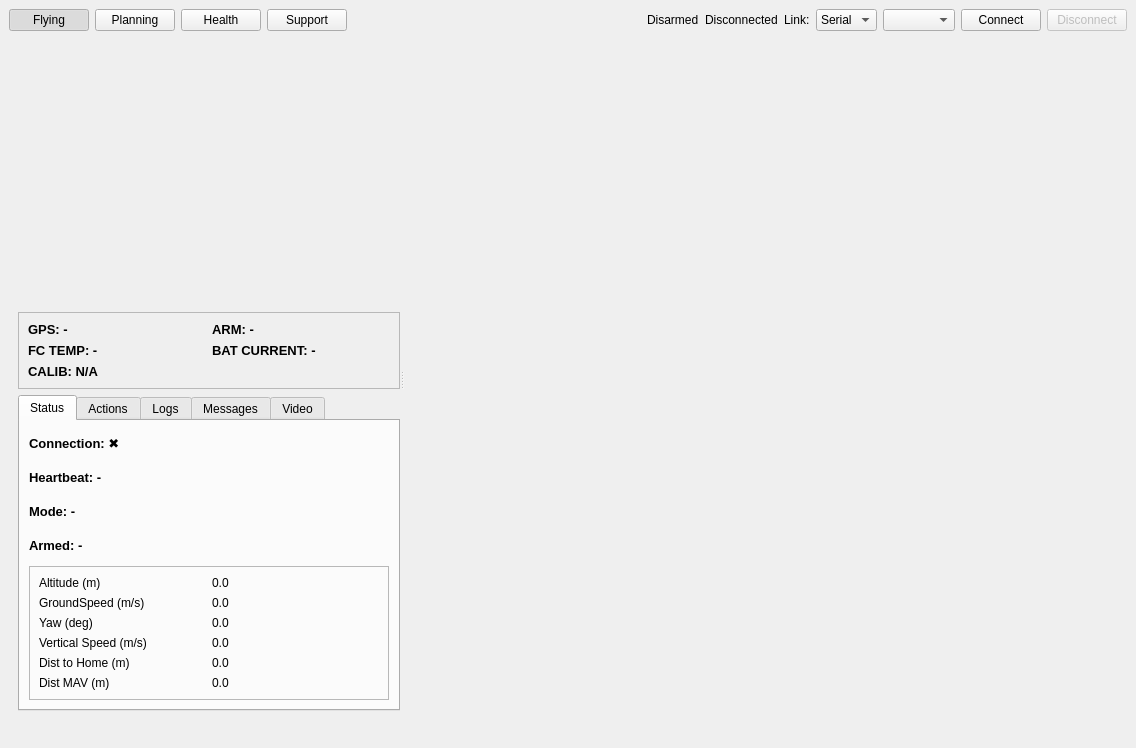
<?xml version="1.0" encoding="UTF-8"?>
<ui version="4.0">
 <class>MainWindow</class>
 <widget class="QMainWindow" name="MainWindow">
  <property name="geometry">
   <rect>
    <x>0</x>
    <y>0</y>
    <width>1136</width>
    <height>741</height>
   </rect>
  </property>
  <property name="windowTitle">
   <string>Linker</string>
  </property>
  <widget class="QWidget" name="centralwidget">
   <layout class="QVBoxLayout" name="verticalLayout_root">
    <item>
     <layout class="QHBoxLayout" name="horizontalLayout_top">
      <property name="contentsMargins" stdset="0">
       <rect>
        <x>6</x>
        <y>4</y>
        <width>6</width>
        <height>4</height>
       </rect>
      </property>
      <item>
       <widget class="QPushButton" name="btn_flying">
        <property name="text">
         <string>Flying</string>
        </property>
        <property name="checkable">
         <bool>true</bool>
        </property>
        <property name="checked">
         <bool>true</bool>
        </property>
       </widget>
      </item>
      <item>
       <widget class="QPushButton" name="btn_planning">
        <property name="text">
         <string>Planning</string>
        </property>
        <property name="checkable">
         <bool>true</bool>
        </property>
       </widget>
      </item>
      <item>
       <widget class="QPushButton" name="btn_health">
        <property name="text">
         <string>Health</string>
        </property>
        <property name="checkable">
         <bool>true</bool>
        </property>
       </widget>
      </item>
      <item>
       <widget class="QPushButton" name="btn_support">
        <property name="text">
         <string>Support</string>
        </property>
        <property name="checkable">
         <bool>true</bool>
        </property>
       </widget>
      </item>
      <item>
       <spacer name="horizontalSpacer_top">
        <property name="orientation">
         <enum>Qt::Horizontal</enum>
        </property>
        <property name="sizeType">
         <enum>QSizePolicy::Expanding</enum>
        </property>
        <property name="sizeHint" stdset="0">
         <size>
          <width>0</width>
          <height>0</height>
         </size>
        </property>
       </spacer>
      </item>
      <item>
       <widget class="QLabel" name="lbl_armed_state">
        <property name="text">
         <string>Disarmed</string>
        </property>
       </widget>
      </item>
      <item>
       <widget class="QLabel" name="lbl_link_state">
        <property name="text">
         <string>Disconnected</string>
        </property>
       </widget>
      </item>
      <item>
       <widget class="QLabel" name="lbl_link_label">
        <property name="text">
         <string>Link:</string>
        </property>
       </widget>
      </item>
      <item>
       <widget class="QComboBox" name="cmb_link_type">
        <item>
         <property name="text">
          <string>Serial</string>
         </property>
        </item>
        <item>
         <property name="text">
          <string>UDP</string>
         </property>
        </item>
       </widget>
      </item>
      <item>
       <widget class="QComboBox" name="cmb_port"/>
      </item>
      <item>
       <widget class="QPushButton" name="btn_connect">
        <property name="text">
         <string>Connect</string>
        </property>
       </widget>
      </item>
      <item>
       <widget class="QPushButton" name="btn_disconnect">
        <property name="enabled">
         <bool>false</bool>
        </property>
        <property name="text">
         <string>Disconnect</string>
        </property>
       </widget>
      </item>
     </layout>
    </item>
    <item>
     <widget class="QStackedWidget" name="main_stack">
      <widget class="QWidget" name="page_flying">
       <layout class="QVBoxLayout" name="verticalLayout_flying">
        <property name="contentsMargins" stdset="0">
         <rect>
          <x>0</x>
          <y>0</y>
          <width>0</width>
          <height>0</height>
         </rect>
        </property>
        <item>
         <widget class="QSplitter" name="splitter_flying">
          <property name="orientation">
           <enum>Qt::Horizontal</enum>
          </property>
          <widget class="QWidget" name="fly_left">
           <layout class="QVBoxLayout" name="verticalLayout_fly_left">
            <property name="contentsMargins" stdset="0">
             <rect>
              <x>6</x>
              <y>6</y>
              <width>6</width>
              <height>6</height>
             </rect>
            </property>
            <item>
             <widget class="QWidget" name="ahrs" native="true">
              <property name="minimumSize">
               <size>
                <width>260</width>
                <height>260</height>
               </size>
              </property>
             </widget>
            </item>
            <item>
             <widget class="QFrame" name="hud_panel">
              <property name="frameShape">
               <enum>QFrame::StyledPanel</enum>
              </property>
              <layout class="QGridLayout" name="gridLayout_hud">
               <item row="0" column="0">
                <widget class="QLabel" name="lbl_hud_gps">
                 <property name="text">
                  <string>&lt;html&gt;&lt;head/&gt;&lt;body&gt;&lt;p&gt;&lt;span style=&quot; font-size:10pt; font-weight:600;&quot;&gt;GPS: -&lt;/span&gt;&lt;/p&gt;&lt;/body&gt;&lt;/html&gt;</string>
                 </property>
                </widget>
               </item>
               <item row="0" column="1">
                <widget class="QLabel" name="lbl_hud_arm">
                 <property name="text">
                  <string>&lt;html&gt;&lt;head/&gt;&lt;body&gt;&lt;p&gt;&lt;span style=&quot; font-size:10pt; font-weight:600;&quot;&gt;ARM: -&lt;/span&gt;&lt;/p&gt;&lt;/body&gt;&lt;/html&gt;</string>
                 </property>
                </widget>
               </item>
               <item row="1" column="0">
                <widget class="QLabel" name="lbl_hud_temp">
                 <property name="text">
                  <string>&lt;html&gt;&lt;head/&gt;&lt;body&gt;&lt;p&gt;&lt;span style=&quot; font-size:10pt; font-weight:600;&quot;&gt;FC TEMP: -&lt;/span&gt;&lt;/p&gt;&lt;/body&gt;&lt;/html&gt;</string>
                 </property>
                </widget>
               </item>
               <item row="1" column="1">
                <widget class="QLabel" name="lbl_hud_batt">
                 <property name="text">
                  <string>&lt;html&gt;&lt;head/&gt;&lt;body&gt;&lt;p&gt;&lt;span style=&quot; font-size:10pt; font-weight:600;&quot;&gt;BAT CURRENT: -&lt;/span&gt;&lt;/p&gt;&lt;/body&gt;&lt;/html&gt;</string>
                 </property>
                </widget>
               </item>
               <item row="2" column="0" colspan="2">
                <widget class="QLabel" name="lbl_hud_calib">
                 <property name="text">
                  <string>&lt;html&gt;&lt;head/&gt;&lt;body&gt;&lt;p&gt;&lt;span style=&quot; font-size:10pt; font-weight:600;&quot;&gt;CALIB: N/A&lt;/span&gt;&lt;/p&gt;&lt;/body&gt;&lt;/html&gt;</string>
                 </property>
                </widget>
               </item>
              </layout>
             </widget>
            </item>
            <item>
             <widget class="QTabWidget" name="fly_tabs">
              <property name="currentIndex">
               <number>0</number>
              </property>
              <widget class="QWidget" name="tab_status">
               <attribute name="title">
                <string>Status</string>
               </attribute>
               <layout class="QVBoxLayout" name="verticalLayout_status">
                <item>
                 <widget class="QLabel" name="lbl_connection">
                  <property name="text">
                   <string>&lt;html&gt;&lt;head/&gt;&lt;body&gt;&lt;p&gt;&lt;span style=&quot; font-size:10pt; font-weight:600;&quot;&gt;Connection: ✖&lt;/span&gt;&lt;/p&gt;&lt;/body&gt;&lt;/html&gt;</string>
                  </property>
                 </widget>
                </item>
                <item>
                 <widget class="QLabel" name="lbl_heartbeat">
                  <property name="text">
                   <string>&lt;html&gt;&lt;head/&gt;&lt;body&gt;&lt;p&gt;&lt;span style=&quot; font-size:10pt; font-weight:600;&quot;&gt;Heartbeat: -&lt;/span&gt;&lt;/p&gt;&lt;/body&gt;&lt;/html&gt;</string>
                  </property>
                 </widget>
                </item>
                <item>
                 <widget class="QLabel" name="lbl_mode">
                  <property name="text">
                   <string>&lt;html&gt;&lt;head/&gt;&lt;body&gt;&lt;p&gt;&lt;span style=&quot; font-size:10pt; font-weight:600;&quot;&gt;Mode: -&lt;/span&gt;&lt;/p&gt;&lt;/body&gt;&lt;/html&gt;</string>
                  </property>
                 </widget>
                </item>
                <item>
                 <widget class="QLabel" name="lbl_armed">
                  <property name="text">
                   <string>&lt;html&gt;&lt;head/&gt;&lt;body&gt;&lt;p&gt;&lt;span style=&quot; font-size:10pt; font-weight:600;&quot;&gt;Armed: -&lt;/span&gt;&lt;/p&gt;&lt;/body&gt;&lt;/html&gt;</string>
                  </property>
                 </widget>
                </item>
                <item>
                 <widget class="QFrame" name="sensor_panel">
                  <property name="frameShape">
                   <enum>QFrame::StyledPanel</enum>
                  </property>
                  <layout class="QGridLayout" name="gridLayout_sensor">
                   <item row="0" column="0">
                    <widget class="QLabel" name="lbl_alt_title">
                     <property name="text">
                      <string>Altitude (m)</string>
                     </property>
                    </widget>
                   </item>
                   <item row="0" column="1">
                    <widget class="QLabel" name="alt_value">
                     <property name="text">
                      <string>0.0</string>
                     </property>
                    </widget>
                   </item>
                   <item row="1" column="0">
                    <widget class="QLabel" name="lbl_gs_title">
                     <property name="text">
                      <string>GroundSpeed (m/s)</string>
                     </property>
                    </widget>
                   </item>
                   <item row="1" column="1">
                    <widget class="QLabel" name="gs_value">
                     <property name="text">
                      <string>0.0</string>
                     </property>
                    </widget>
                   </item>
                   <item row="2" column="0">
                    <widget class="QLabel" name="lbl_yaw_title">
                     <property name="text">
                      <string>Yaw (deg)</string>
                     </property>
                    </widget>
                   </item>
                   <item row="2" column="1">
                    <widget class="QLabel" name="yaw_value">
                     <property name="text">
                      <string>0.0</string>
                     </property>
                    </widget>
                   </item>
                   <item row="3" column="0">
                    <widget class="QLabel" name="lbl_vs_title">
                     <property name="text">
                      <string>Vertical Speed (m/s)</string>
                     </property>
                    </widget>
                   </item>
                   <item row="3" column="1">
                    <widget class="QLabel" name="vs_value">
                     <property name="text">
                      <string>0.0</string>
                     </property>
                    </widget>
                   </item>
                   <item row="4" column="0">
                    <widget class="QLabel" name="lbl_dhome_title">
                     <property name="text">
                      <string>Dist to Home (m)</string>
                     </property>
                    </widget>
                   </item>
                   <item row="4" column="1">
                    <widget class="QLabel" name="dhome_value">
                     <property name="text">
                      <string>0.0</string>
                     </property>
                    </widget>
                   </item>
                   <item row="5" column="0">
                    <widget class="QLabel" name="lbl_dmav_title">
                     <property name="text">
                      <string>Dist MAV (m)</string>
                     </property>
                    </widget>
                   </item>
                   <item row="5" column="1">
                    <widget class="QLabel" name="dmav_value">
                     <property name="text">
                      <string>0.0</string>
                     </property>
                    </widget>
                   </item>
                  </layout>
                 </widget>
                </item>
               </layout>
              </widget>
              <widget class="QWidget" name="tab_actions">
               <attribute name="title">
                <string>Actions</string>
               </attribute>
               <layout class="QGridLayout" name="gridLayout_actions">
                <property name="contentsMargins" stdset="0">
                 <rect>
                  <x>12</x>
                  <y>20</y>
                  <width>12</width>
                  <height>20</height>
                 </rect>
                </property>
                <item row="0" column="0" colspan="2">
                 <widget class="QPushButton" name="btn_prearm_check">
                  <property name="text">
                   <string>PreArm Check</string>
                  </property>
                 </widget>
                </item>
                <item row="1" column="0" colspan="2">
                 <widget class="QPushButton" name="btn_airspd">
                  <property name="text">
                   <string>Airspeed Calibration</string>
                  </property>
                 </widget>
                </item>
                <item row="2" column="0" colspan="2">
                 <widget class="QPushButton" name="btn_arm_cmd">
                  <property name="text">
                   <string>ARM / Disarm</string>
                  </property>
                 </widget>
                </item>
                <item row="3" column="0">
                 <widget class="QPushButton" name="btn_takeoff">
                  <property name="text">
                   <string>Takeoff</string>
                  </property>
                 </widget>
                </item>
                <item row="3" column="1">
                 <widget class="QPushButton" name="btn_land">
                  <property name="text">
                   <string>Land</string>
                  </property>
                 </widget>
                </item>
                <item row="4" column="0">
                 <widget class="QPushButton" name="btn_rtl">
                  <property name="text">
                   <string>RTL</string>
                  </property>
                 </widget>
                </item>
                <item row="4" column="1">
                 <widget class="QPushButton" name="btn_mission_start">
                  <property name="text">
                   <string>Mission Start</string>
                  </property>
                 </widget>
                </item>
               </layout>
              </widget>
              <widget class="QWidget" name="tab_logs">
               <attribute name="title">
                <string>Logs</string>
               </attribute>
               <layout class="QVBoxLayout" name="verticalLayout_logs">
                <item>
                 <widget class="QTextEdit" name="txt_logs">
                  <property name="readOnly">
                   <bool>true</bool>
                  </property>
                 </widget>
                </item>
               </layout>
              </widget>
              <widget class="QWidget" name="tab_msgs">
               <attribute name="title">
                <string>Messages</string>
               </attribute>
               <layout class="QVBoxLayout" name="verticalLayout_msgs">
                <item>
                 <widget class="QTextEdit" name="txt_msgs">
                  <property name="readOnly">
                   <bool>true</bool>
                  </property>
                 </widget>
                </item>
               </layout>
              </widget>
              <widget class="QWidget" name="tab_video">
               <attribute name="title">
                <string>Video</string>
               </attribute>
               <layout class="QVBoxLayout" name="verticalLayout_video">
                <item>
                 <layout class="QHBoxLayout" name="horizontalLayout_stream">
                  <item>
                   <widget class="QLabel" name="label_stream_url">
                    <property name="text">
                     <string>Stream URL:</string>
                    </property>
                   </widget>
                  </item>
                  <item>
                   <widget class="QLineEdit" name="edit_stream_url">
                    <property name="placeholderText">
                     <string>http(s):// or MJPEG URL</string>
                    </property>
                   </widget>
                  </item>
                  <item>
                   <widget class="QPushButton" name="btn_start_stream">
                    <property name="text">
                     <string>Start</string>
                    </property>
                   </widget>
                  </item>
                 </layout>
                </item>
                <item>
                 <widget class="QWidget" name="video_view_placeholder" native="true">
                  <property name="minimumSize">
                   <size>
                    <width>320</width>
                    <height>240</height>
                   </size>
                  </property>
                 </widget>
                </item>
               </layout>
              </widget>
             </widget>
            </item>
           </layout>
          </widget>
          <widget class="QWidget" name="fly_right">
           <layout class="QVBoxLayout" name="verticalLayout_fly_map">
            <property name="contentsMargins" stdset="0">
             <rect>
              <x>0</x>
              <y>0</y>
              <width>0</width>
              <height>0</height>
             </rect>
            </property>
            <item>
             <widget class="QWidget" name="map_view_placeholder" native="true">
              <property name="minimumSize">
               <size>
                <width>640</width>
                <height>480</height>
               </size>
              </property>
             </widget>
            </item>
           </layout>
          </widget>
         </widget>
        </item>
       </layout>
      </widget>
      <widget class="QWidget" name="page_planning">
       <layout class="QVBoxLayout" name="verticalLayout_planning">
        <property name="contentsMargins" stdset="0">
         <rect>
          <x>0</x>
          <y>0</y>
          <width>0</width>
          <height>0</height>
         </rect>
        </property>
        <item>
         <widget class="QSplitter" name="splitter_planning">
          <property name="orientation">
           <enum>Qt::Horizontal</enum>
          </property>
          <widget class="QWidget" name="plan_left">
           <layout class="QVBoxLayout" name="verticalLayout_plan_left">
            <property name="contentsMargins" stdset="0">
             <rect>
              <x>8</x>
              <y>8</y>
              <width>8</width>
              <height>8</height>
             </rect>
            </property>
            <item>
             <widget class="QTableWidget" name="wp_table">
              <column>
               <property name="text">
                <string>#</string>
               </property>
              </column>
              <column>
               <property name="text">
                <string>Lat</string>
               </property>
              </column>
              <column>
               <property name="text">
                <string>Lon</string>
               </property>
              </column>
              <column>
               <property name="text">
                <string>Alt (m)</string>
               </property>
              </column>
              <column>
               <property name="text">
                <string>Speed (m/s)</string>
               </property>
              </column>
              <column>
               <property name="text">
                <string>Heading (deg)</string>
               </property>
              </column>
             </widget>
            </item>
            <item>
             <widget class="QGroupBox" name="plan_group">
              <property name="title">
               <string>Flight Plan &amp; RTH Options</string>
              </property>
              <layout class="QGridLayout" name="gridLayout_plan_group">
               <item row="0" column="0">
                <widget class="QLabel" name="lbl_wp_alt">
                 <property name="text">
                  <string>Default WP Alt (m)</string>
                 </property>
                </widget>
               </item>
               <item row="0" column="1">
                <widget class="QDoubleSpinBox" name="spn_wp_alt">
                 <property name="minimum">
                  <double>1.000000000000000</double>
                 </property>
                 <property name="maximum">
                  <double>1000.000000000000000</double>
                 </property>
                 <property name="value">
                  <double>50.000000000000000</double>
                 </property>
                </widget>
               </item>
               <item row="0" column="2">
                <widget class="QLabel" name="lbl_wp_speed">
                 <property name="text">
                  <string>Cruise Speed (m/s)</string>
                 </property>
                </widget>
               </item>
               <item row="0" column="3">
                <widget class="QDoubleSpinBox" name="spn_wp_speed">
                 <property name="minimum">
                  <double>1.000000000000000</double>
                 </property>
                 <property name="maximum">
                  <double>100.000000000000000</double>
                 </property>
                 <property name="value">
                  <double>10.000000000000000</double>
                 </property>
                </widget>
               </item>
               <item row="1" column="0">
                <widget class="QLabel" name="lbl_rtl_alt">
                 <property name="text">
                  <string>RTH Alt (m)</string>
                 </property>
                </widget>
               </item>
               <item row="1" column="1">
                <widget class="QDoubleSpinBox" name="spn_rtl_alt">
                 <property name="minimum">
                  <double>1.000000000000000</double>
                 </property>
                 <property name="maximum">
                  <double>1000.000000000000000</double>
                 </property>
                 <property name="value">
                  <double>60.000000000000000</double>
                 </property>
                </widget>
               </item>
               <item row="1" column="2">
                <widget class="QLabel" name="lbl_rtl_action">
                 <property name="text">
                  <string>RTH Action</string>
                 </property>
                </widget>
               </item>
               <item row="1" column="3">
                <widget class="QComboBox" name="cmb_rtl_action">
                 <item>
                  <property name="text">
                   <string>Loiter then Land</string>
                  </property>
                 </item>
                 <item>
                  <property name="text">
                   <string>Loiter only</string>
                  </property>
                 </item>
                 <item>
                  <property name="text">
                   <string>Land immediately</string>
                  </property>
                 </item>
                </widget>
               </item>
               <item row="2" column="0">
                <widget class="QLabel" name="lbl_rtl_loiter">
                 <property name="text">
                  <string>Loiter Time (s)</string>
                 </property>
                </widget>
               </item>
               <item row="2" column="1">
                <widget class="QDoubleSpinBox" name="spn_loiter_time">
                 <property name="minimum">
                  <double>0.000000000000000</double>
                 </property>
                 <property name="maximum">
                  <double>3600.000000000000000</double>
                 </property>
                 <property name="value">
                  <double>60.000000000000000</double>
                 </property>
                </widget>
               </item>
               <item row="2" column="3">
                <widget class="QPushButton" name="btn_apply_plan">
                 <property name="text">
                  <string>Apply Plan</string>
                 </property>
                </widget>
               </item>
              </layout>
             </widget>
            </item>
            <item>
             <layout class="QHBoxLayout" name="horizontalLayout_wp_buttons">
              <item>
               <widget class="QPushButton" name="btn_add_wp">
                <property name="text">
                 <string>Add WP</string>
                </property>
               </widget>
              </item>
              <item>
               <widget class="QPushButton" name="btn_del_wp">
                <property name="text">
                 <string>Delete WP</string>
                </property>
               </widget>
              </item>
              <item>
               <widget class="QPushButton" name="btn_clear_wp">
                <property name="text">
                 <string>Clear All</string>
                </property>
               </widget>
              </item>
              <item>
               <spacer name="horizontalSpacer_wp">
                <property name="orientation">
                 <enum>Qt::Horizontal</enum>
                </property>
               </spacer>
              </item>
             </layout>
            </item>
           </layout>
          </widget>
          <widget class="QWidget" name="plan_right">
           <layout class="QVBoxLayout" name="verticalLayout_plan_map">
            <property name="contentsMargins" stdset="0">
             <rect>
              <x>0</x>
              <y>0</y>
              <width>0</width>
              <height>0</height>
             </rect>
            </property>
            <item>
             <widget class="QWidget" name="plan_map_placeholder" native="true">
              <property name="minimumSize">
               <size>
                <width>640</width>
                <height>480</height>
               </size>
              </property>
             </widget>
            </item>
           </layout>
          </widget>
         </widget>
        </item>
       </layout>
      </widget>
      <widget class="QWidget" name="page_health">
       <layout class="QVBoxLayout" name="verticalLayout_health">
        <property name="contentsMargins" stdset="0">
         <rect>
          <x>8</x>
          <y>8</y>
          <width>8</width>
          <height>8</height>
         </rect>
        </property>
        <item>
         <layout class="QGridLayout" name="gridLayout_health">
          <item row="0" column="0">
           <widget class="QGroupBox" name="group_vibe">
            <property name="title">
             <string>Vibration</string>
            </property>
            <layout class="QGridLayout" name="gridLayout_vibe">
             <item row="0" column="0">
              <widget class="QLabel" name="label_vibe_x">
               <property name="text">
                <string>Vibe X</string>
               </property>
              </widget>
             </item>
             <item row="0" column="1">
              <widget class="QProgressBar" name="bar_vibe_x">
               <property name="minimum">
                <number>0</number>
               </property>
               <property name="maximum">
                <number>100</number>
               </property>
               <property name="value">
                <number>0</number>
               </property>
              </widget>
             </item>
             <item row="1" column="0">
              <widget class="QLabel" name="label_vibe_y">
               <property name="text">
                <string>Vibe Y</string>
               </property>
              </widget>
             </item>
             <item row="1" column="1">
              <widget class="QProgressBar" name="bar_vibe_y">
               <property name="minimum">
                <number>0</number>
               </property>
               <property name="maximum">
                <number>100</number>
               </property>
               <property name="value">
                <number>0</number>
               </property>
              </widget>
             </item>
             <item row="2" column="0">
              <widget class="QLabel" name="label_vibe_z">
               <property name="text">
                <string>Vibe Z</string>
               </property>
              </widget>
             </item>
             <item row="2" column="1">
              <widget class="QProgressBar" name="bar_vibe_z">
               <property name="minimum">
                <number>0</number>
               </property>
               <property name="maximum">
                <number>100</number>
               </property>
               <property name="value">
                <number>0</number>
               </property>
              </widget>
             </item>
             <item row="3" column="0">
              <widget class="QLabel" name="label_vibe_clip">
               <property name="text">
                <string>Clip0/1/2</string>
               </property>
              </widget>
             </item>
             <item row="3" column="1">
              <widget class="QLabel" name="lbl_vibe_clip">
               <property name="text">
                <string>0 / 0 / 0</string>
               </property>
              </widget>
             </item>
            </layout>
           </widget>
          </item>
          <item row="0" column="1">
           <widget class="QGroupBox" name="group_gps">
            <property name="title">
             <string>GPS</string>
            </property>
            <layout class="QGridLayout" name="gridLayout_gps">
             <item row="0" column="0">
              <widget class="QLabel" name="label_gps_sats">
               <property name="text">
                <string>Sats</string>
               </property>
              </widget>
             </item>
             <item row="0" column="1">
              <widget class="QLabel" name="lbl_gps_sats">
               <property name="text">
                <string>0</string>
               </property>
              </widget>
             </item>
             <item row="1" column="0">
              <widget class="QLabel" name="label_gps_hdop">
               <property name="text">
                <string>HDOP</string>
               </property>
              </widget>
             </item>
             <item row="1" column="1">
              <widget class="QLabel" name="lbl_gps_hdop">
               <property name="text">
                <string>-</string>
               </property>
              </widget>
             </item>
             <item row="2" column="0">
              <widget class="QLabel" name="label_gps_fix">
               <property name="text">
                <string>Fix Type</string>
               </property>
              </widget>
             </item>
             <item row="2" column="1">
              <widget class="QLabel" name="lbl_gps_fix_type">
               <property name="text">
                <string>-</string>
               </property>
              </widget>
             </item>
            </layout>
           </widget>
          </item>
          <item row="0" column="2">
           <widget class="QGroupBox" name="group_radio">
            <property name="title">
             <string>DataLink (Radio)</string>
            </property>
            <layout class="QGridLayout" name="gridLayout_radio">
             <item row="0" column="0">
              <widget class="QLabel" name="label_radio_rssi">
               <property name="text">
                <string>RSSI (local)</string>
               </property>
              </widget>
             </item>
             <item row="0" column="1">
              <widget class="QProgressBar" name="bar_radio_rssi">
               <property name="minimum">
                <number>0</number>
               </property>
               <property name="maximum">
                <number>100</number>
               </property>
               <property name="value">
                <number>0</number>
               </property>
              </widget>
             </item>
             <item row="1" column="0">
              <widget class="QLabel" name="label_radio_remrssi">
               <property name="text">
                <string>RSSI (remote)</string>
               </property>
              </widget>
             </item>
             <item row="1" column="1">
              <widget class="QProgressBar" name="bar_radio_remrssi">
               <property name="minimum">
                <number>0</number>
               </property>
               <property name="maximum">
                <number>100</number>
               </property>
               <property name="value">
                <number>0</number>
               </property>
              </widget>
             </item>
            </layout>
           </widget>
          </item>
         </layout>
        </item>
        <item>
         <spacer name="verticalSpacer_health">
          <property name="orientation">
           <enum>Qt::Vertical</enum>
          </property>
         </spacer>
        </item>
       </layout>
      </widget>
      <widget class="QWidget" name="page_support">
       <layout class="QVBoxLayout" name="verticalLayout_support">
        <item>
         <widget class="QLabel" name="lbl_support">
          <property name="text">
           <string>Support 화면은 추후 구현 예정입니다.</string>
          </property>
          <property name="alignment">
           <set>Qt::AlignCenter</set>
          </property>
         </widget>
        </item>
       </layout>
      </widget>
     </widget>
    </item>
   </layout>
  </widget>
  <widget class="QStatusBar" name="statusbar">
   <property name="sizeGripEnabled">
    <bool>false</bool>
   </property>
  </widget>
 </widget>
 <resources/>
 <connections/>
</ui>
